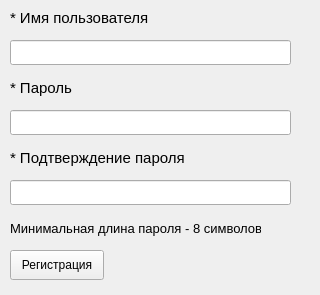
<?xml version="1.0" encoding="UTF-8"?>
<ui version="4.0">
 <class>Registration</class>
 <widget class="QWidget" name="Registration">
  <property name="geometry">
   <rect>
    <x>0</x>
    <y>0</y>
    <width>320</width>
    <height>295</height>
   </rect>
  </property>
  <property name="minimumSize">
   <size>
    <width>320</width>
    <height>295</height>
   </size>
  </property>
  <property name="maximumSize">
   <size>
    <width>320</width>
    <height>295</height>
   </size>
  </property>
  <property name="windowTitle">
   <string>Регистрация</string>
  </property>
  <widget class="QLineEdit" name="username">
   <property name="geometry">
    <rect>
     <x>10</x>
     <y>40</y>
     <width>281</width>
     <height>25</height>
    </rect>
   </property>
   <property name="font">
    <font>
     <pointsize>10</pointsize>
    </font>
   </property>
  </widget>
  <widget class="QLineEdit" name="confirmPassword">
   <property name="geometry">
    <rect>
     <x>10</x>
     <y>180</y>
     <width>281</width>
     <height>25</height>
    </rect>
   </property>
   <property name="font">
    <font>
     <pointsize>10</pointsize>
    </font>
   </property>
  </widget>
  <widget class="QLabel" name="label_4">
   <property name="geometry">
    <rect>
     <x>10</x>
     <y>220</y>
     <width>251</width>
     <height>16</height>
    </rect>
   </property>
   <property name="font">
    <font>
     <pointsize>10</pointsize>
    </font>
   </property>
   <property name="text">
    <string>Минимальная длина пароля - 8 символов</string>
   </property>
  </widget>
  <widget class="QLabel" name="label_2">
   <property name="geometry">
    <rect>
     <x>10</x>
     <y>80</y>
     <width>151</width>
     <height>16</height>
    </rect>
   </property>
   <property name="font">
    <font>
     <pointsize>11</pointsize>
    </font>
   </property>
   <property name="text">
    <string>* Пароль</string>
   </property>
  </widget>
  <widget class="QLineEdit" name="password">
   <property name="geometry">
    <rect>
     <x>10</x>
     <y>110</y>
     <width>281</width>
     <height>25</height>
    </rect>
   </property>
   <property name="font">
    <font>
     <pointsize>10</pointsize>
    </font>
   </property>
  </widget>
  <widget class="QPushButton" name="registration">
   <property name="geometry">
    <rect>
     <x>10</x>
     <y>250</y>
     <width>94</width>
     <height>30</height>
    </rect>
   </property>
   <property name="text">
    <string>Регистрация</string>
   </property>
  </widget>
  <widget class="QLabel" name="label_3">
   <property name="geometry">
    <rect>
     <x>10</x>
     <y>150</y>
     <width>191</width>
     <height>16</height>
    </rect>
   </property>
   <property name="font">
    <font>
     <pointsize>11</pointsize>
    </font>
   </property>
   <property name="text">
    <string>* Подтверждение пароля</string>
   </property>
  </widget>
  <widget class="QLabel" name="label">
   <property name="geometry">
    <rect>
     <x>10</x>
     <y>10</y>
     <width>151</width>
     <height>16</height>
    </rect>
   </property>
   <property name="font">
    <font>
     <pointsize>11</pointsize>
    </font>
   </property>
   <property name="text">
    <string>* Имя пользователя</string>
   </property>
  </widget>
 </widget>
 <layoutdefault spacing="6" margin="11"/>
 <tabstops>
  <tabstop>username</tabstop>
  <tabstop>password</tabstop>
  <tabstop>confirmPassword</tabstop>
  <tabstop>registration</tabstop>
 </tabstops>
 <resources/>
 <connections/>
</ui>
